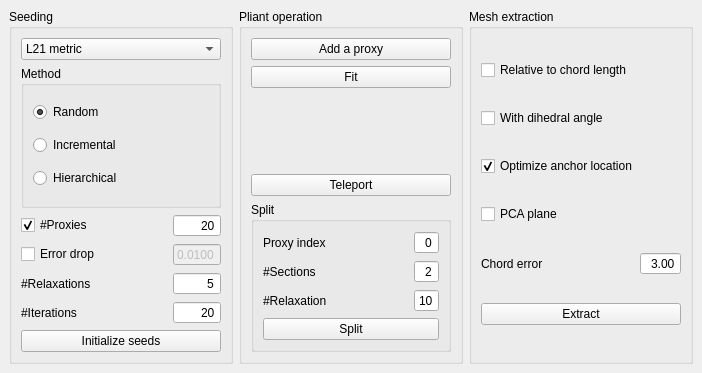
<?xml version="1.0" encoding="UTF-8"?>
<ui version="4.0">
 <class>Surface_mesh_approximation</class>
 <widget class="QDockWidget" name="Surface_mesh_approximation">
  <property name="geometry">
   <rect>
    <x>0</x>
    <y>0</y>
    <width>702</width>
    <height>373</height>
   </rect>
  </property>
  <property name="windowTitle">
   <string>DockWidget</string>
  </property>
  <widget class="QWidget" name="dockWidgetContents">
   <layout class="QHBoxLayout" name="horizontalLayout">
    <item>
     <widget class="QGroupBox" name="seeding">
      <property name="enabled">
       <bool>true</bool>
      </property>
      <property name="title">
       <string>Seeding</string>
      </property>
      <layout class="QVBoxLayout" name="verticalLayout_2">
       <item>
        <widget class="QComboBox" name="comboMetric">
         <item>
          <property name="text">
           <string>L21 metric</string>
          </property>
         </item>
         <item>
          <property name="text">
           <string>L2 metric</string>
          </property>
         </item>
         <item>
          <property name="text">
           <string>Compact metric</string>
          </property>
         </item>
        </widget>
       </item>
       <item>
        <widget class="QGroupBox" name="groupBox">
         <property name="title">
          <string>Method</string>
         </property>
         <layout class="QVBoxLayout" name="verticalLayout_3">
          <item>
           <widget class="QRadioButton" name="method_random">
            <property name="text">
             <string>Random</string>
            </property>
            <property name="checked">
             <bool>true</bool>
            </property>
           </widget>
          </item>
          <item>
           <widget class="QRadioButton" name="method_incremental">
            <property name="text">
             <string>Incremental</string>
            </property>
           </widget>
          </item>
          <item>
           <widget class="QRadioButton" name="method_hierarchical">
            <property name="text">
             <string>Hierarchical</string>
            </property>
           </widget>
          </item>
         </layout>
        </widget>
       </item>
       <item>
        <layout class="QGridLayout" name="gridLayout_2">
         <item row="3" column="0">
          <widget class="QLabel" name="label_2">
           <property name="text">
            <string>#Relaxations</string>
           </property>
          </widget>
         </item>
         <item row="3" column="2">
          <widget class="QSpinBox" name="nb_relaxations">
           <property name="alignment">
            <set>Qt::AlignRight|Qt::AlignTrailing|Qt::AlignVCenter</set>
           </property>
           <property name="buttonSymbols">
            <enum>QAbstractSpinBox::NoButtons</enum>
           </property>
           <property name="value">
            <number>5</number>
           </property>
          </widget>
         </item>
         <item row="2" column="0">
          <widget class="QCheckBox" name="cb_error_drop">
           <property name="text">
            <string>Error drop</string>
           </property>
           <property name="autoExclusive">
            <bool>true</bool>
           </property>
          </widget>
         </item>
         <item row="2" column="2">
          <widget class="QDoubleSpinBox" name="error_drop">
           <property name="enabled">
            <bool>false</bool>
           </property>
           <property name="alignment">
            <set>Qt::AlignRight|Qt::AlignTrailing|Qt::AlignVCenter</set>
           </property>
           <property name="buttonSymbols">
            <enum>QAbstractSpinBox::NoButtons</enum>
           </property>
           <property name="decimals">
            <number>4</number>
           </property>
           <property name="minimum">
            <double>0.000100000000000</double>
           </property>
           <property name="maximum">
            <double>1.000000000000000</double>
           </property>
           <property name="singleStep">
            <double>0.010000000000000</double>
           </property>
           <property name="value">
            <double>0.010000000000000</double>
           </property>
          </widget>
         </item>
         <item row="0" column="0">
          <widget class="QCheckBox" name="cb_nb_proxies">
           <property name="text">
            <string>#Proxies</string>
           </property>
           <property name="checked">
            <bool>true</bool>
           </property>
           <property name="autoExclusive">
            <bool>true</bool>
           </property>
          </widget>
         </item>
         <item row="0" column="2">
          <widget class="QSpinBox" name="nb_proxies">
           <property name="alignment">
            <set>Qt::AlignRight|Qt::AlignTrailing|Qt::AlignVCenter</set>
           </property>
           <property name="buttonSymbols">
            <enum>QAbstractSpinBox::NoButtons</enum>
           </property>
           <property name="maximum">
            <number>999</number>
           </property>
           <property name="value">
            <number>20</number>
           </property>
          </widget>
         </item>
         <item row="0" column="1">
          <spacer name="horizontalSpacer_2">
           <property name="orientation">
            <enum>Qt::Horizontal</enum>
           </property>
           <property name="sizeHint" stdset="0">
            <size>
             <width>40</width>
             <height>20</height>
            </size>
           </property>
          </spacer>
         </item>
         <item row="4" column="0">
          <widget class="QLabel" name="label">
           <property name="text">
            <string>#Iterations</string>
           </property>
          </widget>
         </item>
         <item row="4" column="2">
          <widget class="QSpinBox" name="nb_iterations">
           <property name="alignment">
            <set>Qt::AlignRight|Qt::AlignTrailing|Qt::AlignVCenter</set>
           </property>
           <property name="buttonSymbols">
            <enum>QAbstractSpinBox::NoButtons</enum>
           </property>
           <property name="maximum">
            <number>999</number>
           </property>
           <property name="value">
            <number>20</number>
           </property>
          </widget>
         </item>
        </layout>
       </item>
       <item>
        <widget class="QPushButton" name="buttonSeeding">
         <property name="text">
          <string>Initialize seeds</string>
         </property>
        </widget>
       </item>
      </layout>
     </widget>
    </item>
    <item>
     <widget class="QGroupBox" name="groupBox_2">
      <property name="title">
       <string>Pliant operation</string>
      </property>
      <layout class="QVBoxLayout" name="verticalLayout">
       <item>
        <widget class="QPushButton" name="buttonAdd">
         <property name="text">
          <string>Add a proxy</string>
         </property>
        </widget>
       </item>
       <item>
        <widget class="QPushButton" name="buttonFit">
         <property name="text">
          <string>Fit</string>
         </property>
        </widget>
       </item>
       <item>
        <spacer name="verticalSpacer">
         <property name="orientation">
          <enum>Qt::Vertical</enum>
         </property>
         <property name="sizeHint" stdset="0">
          <size>
           <width>20</width>
           <height>40</height>
          </size>
         </property>
        </spacer>
       </item>
       <item>
        <widget class="QPushButton" name="buttonTeleport">
         <property name="text">
          <string>Teleport</string>
         </property>
        </widget>
       </item>
       <item>
        <widget class="QGroupBox" name="operations">
         <property name="title">
          <string>Split</string>
         </property>
         <layout class="QVBoxLayout" name="verticalLayout_6">
          <item>
           <layout class="QGridLayout" name="gridLayout_4">
            <item row="2" column="2">
             <widget class="QSpinBox" name="split_nb_relaxations">
              <property name="alignment">
               <set>Qt::AlignRight|Qt::AlignTrailing|Qt::AlignVCenter</set>
              </property>
              <property name="buttonSymbols">
               <enum>QAbstractSpinBox::NoButtons</enum>
              </property>
              <property name="minimum">
               <number>0</number>
              </property>
              <property name="value">
               <number>10</number>
              </property>
             </widget>
            </item>
            <item row="0" column="0">
             <widget class="QLabel" name="label_4">
              <property name="text">
               <string>Proxy index</string>
              </property>
             </widget>
            </item>
            <item row="0" column="1">
             <spacer name="horizontalSpacer_3">
              <property name="orientation">
               <enum>Qt::Horizontal</enum>
              </property>
              <property name="sizeHint" stdset="0">
               <size>
                <width>40</width>
                <height>20</height>
               </size>
              </property>
             </spacer>
            </item>
            <item row="0" column="2">
             <widget class="QSpinBox" name="split_proxy_idx">
              <property name="alignment">
               <set>Qt::AlignRight|Qt::AlignTrailing|Qt::AlignVCenter</set>
              </property>
              <property name="buttonSymbols">
               <enum>QAbstractSpinBox::NoButtons</enum>
              </property>
             </widget>
            </item>
            <item row="1" column="0">
             <widget class="QLabel" name="label_5">
              <property name="text">
               <string>#Sections</string>
              </property>
             </widget>
            </item>
            <item row="1" column="2">
             <widget class="QSpinBox" name="split_nb_sections">
              <property name="alignment">
               <set>Qt::AlignRight|Qt::AlignTrailing|Qt::AlignVCenter</set>
              </property>
              <property name="buttonSymbols">
               <enum>QAbstractSpinBox::NoButtons</enum>
              </property>
              <property name="minimum">
               <number>2</number>
              </property>
             </widget>
            </item>
            <item row="2" column="0">
             <widget class="QLabel" name="label_6">
              <property name="text">
               <string>#Relaxation</string>
              </property>
             </widget>
            </item>
           </layout>
          </item>
          <item>
           <widget class="QPushButton" name="buttonSplit">
            <property name="text">
             <string>Split</string>
            </property>
           </widget>
          </item>
         </layout>
         <zorder></zorder>
         <zorder>buttonSplit</zorder>
        </widget>
       </item>
      </layout>
     </widget>
    </item>
    <item>
     <widget class="QGroupBox" name="mesh_extraction">
      <property name="enabled">
       <bool>true</bool>
      </property>
      <property name="title">
       <string>Mesh extraction</string>
      </property>
      <layout class="QVBoxLayout" name="verticalLayout_5">
       <item>
        <widget class="QCheckBox" name="is_relative_to_chord">
         <property name="text">
          <string>Relative to chord length</string>
         </property>
        </widget>
       </item>
       <item>
        <widget class="QCheckBox" name="with_dihedral_angle">
         <property name="text">
          <string>With dihedral angle</string>
         </property>
        </widget>
       </item>
       <item>
        <widget class="QCheckBox" name="if_optimize_anchor_location">
         <property name="text">
          <string>Optimize anchor location</string>
         </property>
         <property name="checked">
          <bool>true</bool>
         </property>
        </widget>
       </item>
       <item>
        <widget class="QCheckBox" name="pca_plane">
         <property name="text">
          <string>PCA plane</string>
         </property>
        </widget>
       </item>
       <item>
        <layout class="QGridLayout" name="gridLayout">
         <item row="1" column="1">
          <spacer name="horizontalSpacer">
           <property name="orientation">
            <enum>Qt::Horizontal</enum>
           </property>
           <property name="sizeHint" stdset="0">
            <size>
             <width>40</width>
             <height>20</height>
            </size>
           </property>
          </spacer>
         </item>
         <item row="1" column="2">
          <widget class="QDoubleSpinBox" name="chord_error">
           <property name="alignment">
            <set>Qt::AlignRight|Qt::AlignTrailing|Qt::AlignVCenter</set>
           </property>
           <property name="buttonSymbols">
            <enum>QAbstractSpinBox::NoButtons</enum>
           </property>
           <property name="maximum">
            <double>10.000000000000000</double>
           </property>
           <property name="singleStep">
            <double>0.100000000000000</double>
           </property>
           <property name="value">
            <double>3.000000000000000</double>
           </property>
          </widget>
         </item>
         <item row="1" column="0">
          <widget class="QLabel" name="label_3">
           <property name="text">
            <string>Chord error</string>
           </property>
          </widget>
         </item>
        </layout>
       </item>
       <item>
        <widget class="QPushButton" name="buttonMeshing">
         <property name="text">
          <string>Extract</string>
         </property>
        </widget>
       </item>
      </layout>
     </widget>
    </item>
   </layout>
  </widget>
 </widget>
 <resources/>
 <connections/>
</ui>
